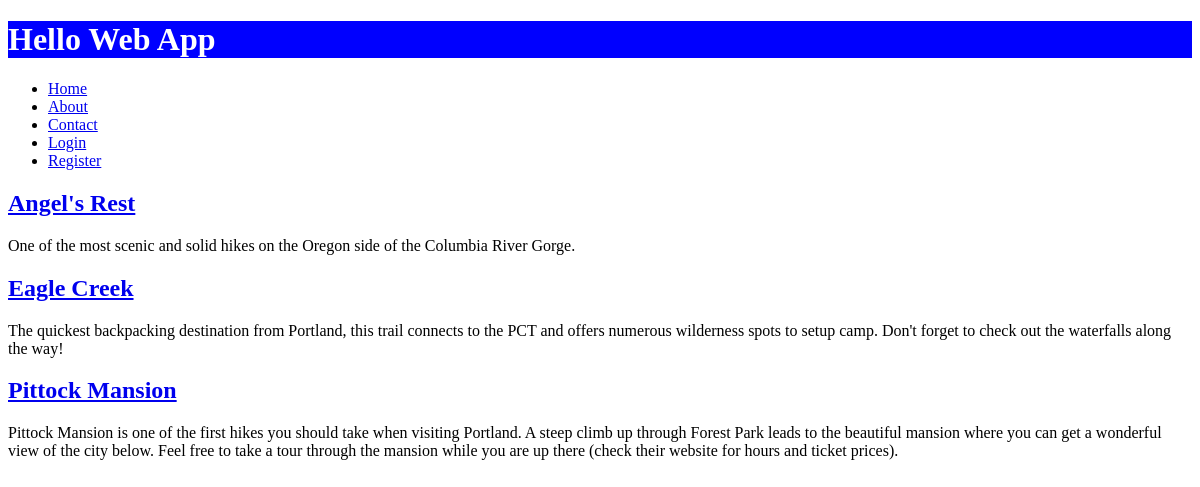
The app's page /, older data.
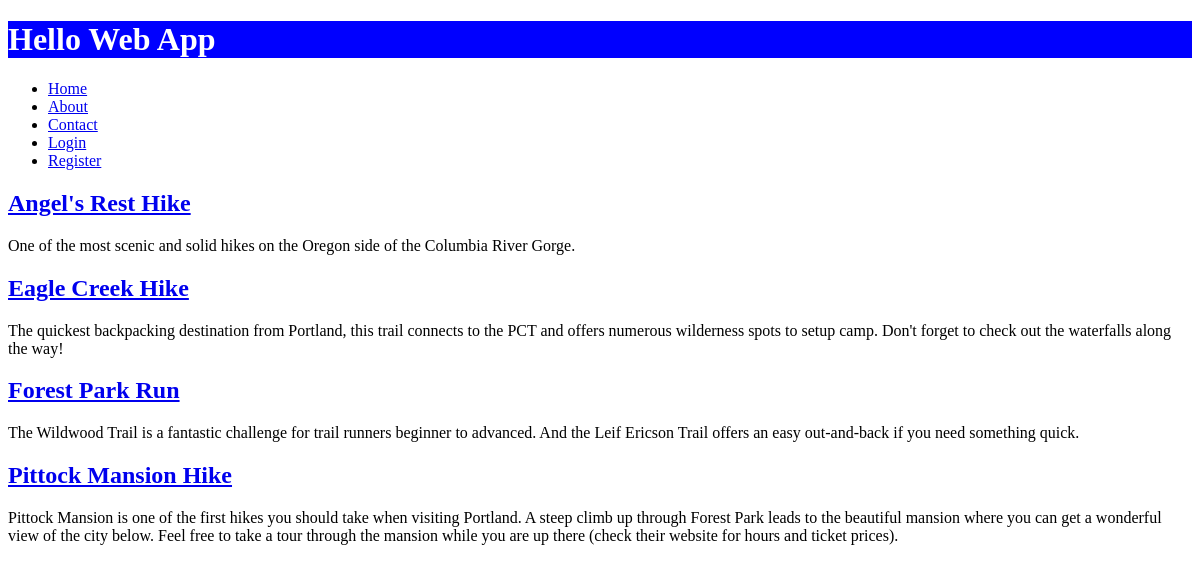
The same page, newer data.
### collection/models.py (models this page shows)
class Hike (models.Model):
    name = models.CharField(max_length=255)
    description = models.TextField()
    slug = models.SlugField(unique=True)
    user = models.OneToOneField(User, blank=True, null=True)

### collection/views.py (the view)
# urls.py: url(r'^$', 'collection.views.index',
def index(request):
    hikes = Hike.objects.all().order_by('name')
    return render(request, 'index.html', {'hikes': hikes}, )

### collection/templates/index.html (shortened to what this page needs)
{% extends 'layouts/base.html' %}
{% block content %}
    {% for hike in hikes %}
        <h2>
            <a href="{% url 'hike_detail' slug=hike.slug %}">
                {{ hike.name }}
            </a>
        </h2>
        <p>{{ hike.description }}</p>
    {% endfor %}
{% endblock %}

### collection/templates/layouts/base.html (shortened to what this page needs)
{% load staticfiles %}
<!doctype html>
<html>
    <head>
        <link rel="stylesheet" href="{% static 'css/style.css' %}" />
    </head>
    <body>
        <header>
            <h1>Hello Web App</h1>
            <nav>
                <ul>
                    <li>
                        <a href="{% url 'home'%}">Home</a>
                    </li>
                    <li>
                        <a href="{% url 'about'%}">About</a>
                    </li>
                    <li>
                        <a href="{% url 'contact'%}">Contact</a>
                    </li>
                    {% if user.is_authenticated %}
                    <li>
                        <a href="{% url 'auth_logout' %}">Logout</a>
                    </li>
                    {% else %}
                    <li>
                        <a href="{% url 'auth_login' %}">Login</a>
                    </li>
                    <li>
                        <a href="{% url 'registration_register' %}">Register</a>
                    </li>
                    {% endif %}
                </ul>
            </nav>
        </header>
        {% block content %}{% endblock %}
    </body>
</html>

### collection/static/css/style.css (style rules this page uses)
body { background-color: white; }
h1 { background-color: blue; color: white; }

Row changes from the older to the newer data that the page shows:
changed Hike: name "Angel's Rest" → "Angel's Rest Hike"
changed Hike: name "Eagle Creek" → "Eagle Creek Hike"
added Hike: name "Forest Park Run", description "The Wildwood Trail is a fantastic challenge for trail runners beginner to advanced. And the Leif Ericson Trail offers an easy out-and-back if you need something quick."
changed Hike: name "Pittock Mansion" → "Pittock Mansion Hike"
